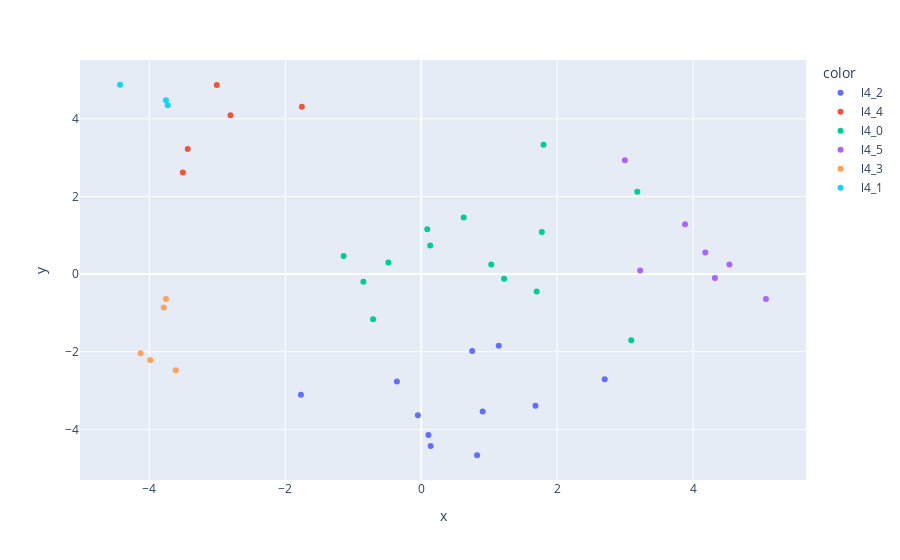

Notebook code for this chart:
### Markdown cell above
### Level 4

### Code cell
# Manual hyperparameters optimization
plot_clusters(tanks, 6, 4)

### Figure 1 — Plotly figure (JSON) as saved in the notebook; plotly's stock layout.template omitted (floating-point values rounded to 4 significant figures)
{"data": [{"customdata": [["Т-34 с Л-11", 4, "mediumTank"], ["А-32", 4, "mediumTank"], ["БТ-7", 4, "lightTank"], ["Pz.Kpfw. II Luchs", 4, "lightTank"], ["Pz.Kpfw. 38 (t) n.A.", 4, "lightTank"], ["Pz.Kpfw. IV Ausf. D", 4, "mediumTank"], ["M5A1 Stuart", 4, "lightTank"], ["M5 Stuart", 4, "lightTank"], ["Т-28", 4, "mediumTank"], ["Pz.Kpfw. III Ausf. J", 4, "mediumTank"], ["Т-80", 4, "lightTank"]], "hovertemplate": "color=l4_2<br>x=%{x}<br>y=%{y}<br>Танк=%{customdata[0]}<br>Уровень=%{customdata[1]}<br>Тип=%{customdata[2]}<extra></extra>", "legendgroup": "l4_2", "marker": {"color": "#636efa", "symbol": "circle"}, "mode": "markers", "name": "l4_2", "orientation": "v", "showlegend": true, "type": "scatter", "x": [2.699, 1.681, 0.8214, 0.1057, 0.1383, 0.7494, -0.3577, -0.04981, -1.771, 0.9032, 1.14], "xaxis": "x", "y": [-2.71, -3.391, -4.668, -4.144, -4.431, -1.981, -2.769, -3.635, -3.11, -3.543, -1.845], "yaxis": "y"}, {"customdata": [["Somua SAu 40", 4, "AT-SPG"], ["Valentine AT", 4, "AT-SPG"], ["Alecto", 4, "AT-SPG"], ["M8A1", 4, "AT-SPG"], ["Sav m/43", 4, "AT-SPG"]], "hovertemplate": "color=l4_4<br>x=%{x}<br>y=%{y}<br>Танк=%{customdata[0]}<br>Уровень=%{customdata[1]}<br>Тип=%{customdata[2]}<extra></extra>", "legendgroup": "l4_4", "marker": {"color": "#EF553B", "symbol": "circle"}, "mode": "markers", "name": "l4_4", "orientation": "v", "showlegend": true, "type": "scatter", "x": [-2.807, -3.008, -3.507, -3.436, -1.756], "xaxis": "x", "y": [4.091, 4.869, 2.615, 3.223, 4.31], "yaxis": "y"}, {"customdata": [["T6 Medium", 4, "mediumTank"], ["VK 20.01 (D)", 4, "mediumTank"], ["AMX 40", 4, "lightTank"], ["P26/40", 4, "mediumTank"], ["14TP", 4, "lightTank"], ["Lago", 4, "mediumTank"], ["M3 Lee", 4, "mediumTank"], ["Grant", 4, "mediumTank"], ["ST vz. 39", 4, "mediumTank"], ["Cruiser Mk. IV", 4, "lightTank"], ["Type 5 Ke-Ho", 4, "lightTank"], ["AC 1 Sentinel", 4, "mediumTank"], ["Type 1 Chi-He", 4, "mediumTank"], ["Т-28Э с Ф-30", 4, "mediumTank"]], "hovertemplate": "color=l4_0<br>x=%{x}<br>y=%{y}<br>Танк=%{customdata[0]}<br>Уровень=%{customdata[1]}<br>Тип=%{customdata[2]}<extra></extra>", "legendgroup": "l4_0", "marker": {"color": "#00cc96", "symbol": "circle"}, "mode": "markers", "name": "l4_0", "orientation": "v", "showlegend": true, "type": "scatter", "x": [1.799, 1.698, 3.179, 0.08862, -1.142, -0.4836, 1.218, 1.03, 0.1314, -0.709, -0.8513, 1.773, 0.6242, 3.089], "xaxis": "x", "y": [3.336, -0.4506, 2.122, 1.156, 0.4645, 0.2979, -0.1191, 0.2477, 0.7343, -1.162, -0.196, 1.088, 1.457, -1.705], "yaxis": "y"}, {"customdata": [["Pz.Kpfw. B2 740 (f)", 4, "heavyTank"], ["Durchbruchswagen 2", 4, "heavyTank"], ["Type 95 Heavy", 4, "heavyTank"], ["Matilda", 4, "mediumTank"], ["Валентайн II", 4, "lightTank"], ["SARL 42", 4, "mediumTank"], ["B1", 4, "heavyTank"]], "hovertemplate": "color=l4_5<br>x=%{x}<br>y=%{y}<br>Танк=%{customdata[0]}<br>Уровень=%{customdata[1]}<br>Тип=%{customdata[2]}<extra></extra>", "legendgroup": "l4_5", "marker": {"color": "#ab63fa", "symbol": "circle"}, "mode": "markers", "name": "l4_5", "orientation": "v", "showlegend": true, "type": "scatter", "x": [4.179, 4.32, 5.072, 2.996, 3.881, 3.221, 4.534], "xaxis": "x", "y": [0.5578, -0.1037, -0.6437, 2.934, 1.286, 0.09208, 0.2495], "yaxis": "y"}, {"customdata": [["SU-76G FT", 4, "AT-SPG"], ["СУ-85Б", 4, "AT-SPG"], ["Marder 38T", 4, "AT-SPG"], ["Pz.Sfl. IC", 4, "AT-SPG"], ["СУ-76М", 4, "AT-SPG"]], "hovertemplate": "color=l4_3<br>x=%{x}<br>y=%{y}<br>Танк=%{customdata[0]}<br>Уровень=%{customdata[1]}<br>Тип=%{customdata[2]}<extra></extra>", "legendgroup": "l4_3", "marker": {"color": "#FFA15A", "symbol": "circle"}, "mode": "markers", "name": "l4_3", "orientation": "v", "showlegend": true, "type": "scatter", "x": [-3.612, -3.987, -3.788, -3.755, -4.13], "xaxis": "x", "y": [-2.479, -2.214, -0.8603, -0.6423, -2.041], "yaxis": "y"}, {"customdata": [["T40", 4, "AT-SPG"], ["Jagdpanzer 38(t) Hetzer", 4, "AT-SPG"], ["StuG III Ausf. B", 4, "AT-SPG"]], "hovertemplate": "color=l4_1<br>x=%{x}<br>y=%{y}<br>Танк=%{customdata[0]}<br>Уровень=%{customdata[1]}<br>Тип=%{customdata[2]}<extra></extra>", "legendgroup": "l4_1", "marker": {"color": "#19d3f3", "symbol": "circle"}, "mode": "markers", "name": "l4_1", "orientation": "v", "showlegend": true, "type": "scatter", "x": [-3.757, -4.432, -3.731], "xaxis": "x", "y": [4.481, 4.879, 4.352], "yaxis": "y"}], "layout": {"legend": {"title": {"text": "color"}, "tracegroupgap": 0}, "margin": {"t": 60}, "xaxis": {"anchor": "y", "domain": [0, 1], "title": {"text": "x"}}, "yaxis": {"anchor": "x", "domain": [0, 1], "title": {"text": "y"}}}}
